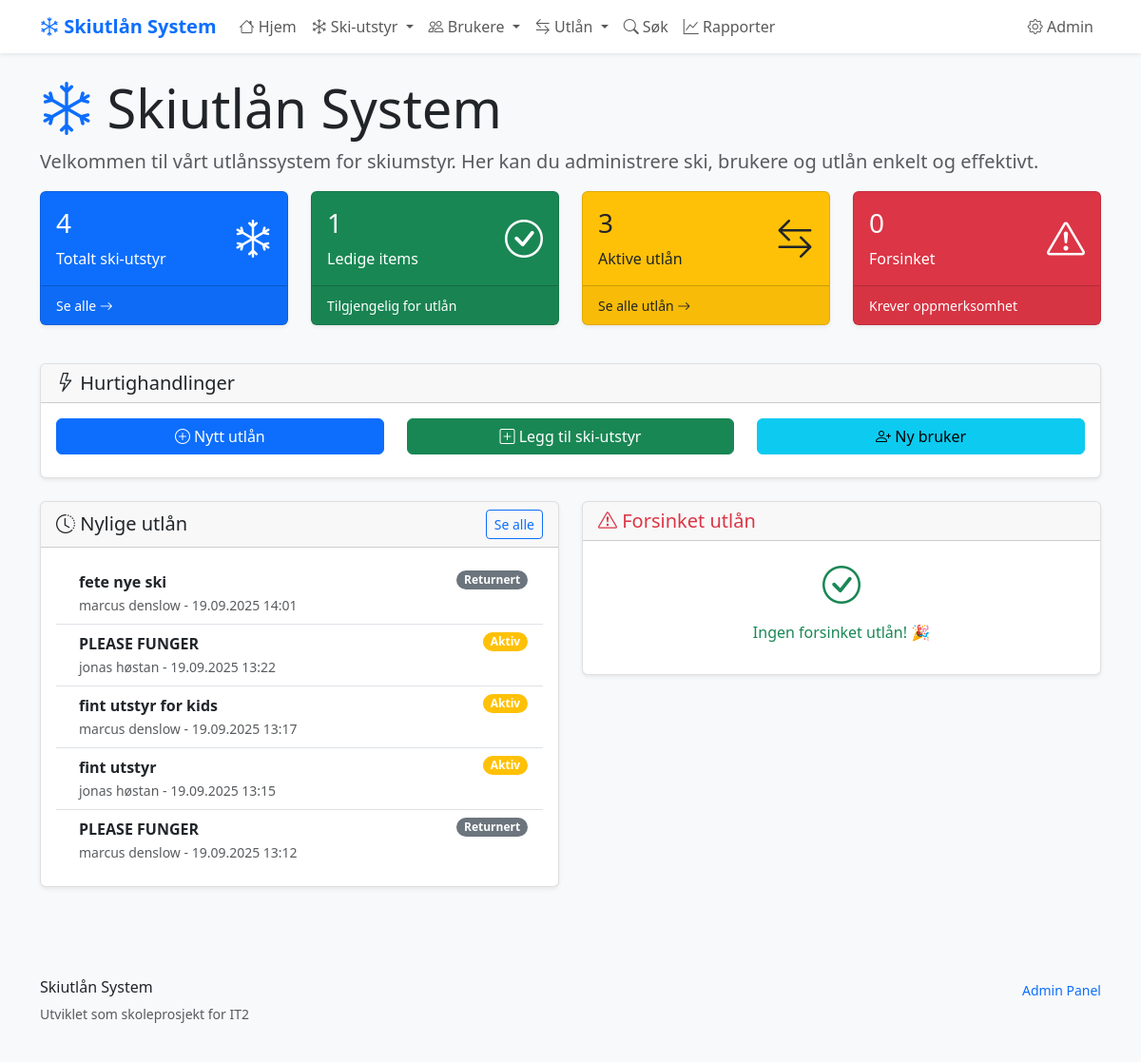
The page / on the database its author committed.
### skiutlan/models.py (models this page shows, shortened)
class Utlan(models.Model):
    bruker = models.ForeignKey(Bruker, on_delete=models.CASCADE)
    ski_item = models.ForeignKey(SkiItem, on_delete=models.CASCADE)
    utlant_dato = models.DateTimeField(auto_now_add=True)
    planlagt_retur = models.DateField()
    returnert_dato = models.DateTimeField(blank=True, null=True)
    @property
    def er_aktivt(self):
        return self.returnert_dato is None

class SkiItem(models.Model):
    SKI_TYPES = [
        ('alpinski', 'Alpinski'),
        ('langrenn', 'Langrennsski'),
        ('snowboard', 'Snowboard'),
        ('stovler', 'Skistøvler'),
        ('staver', 'Skistaver'),
    ]
    navn = models.CharField(max_length=100, help_text="Navn på ski-elementet")
    type_ski = models.CharField(
        max_length=20,
        choices=SKI_TYPES,
        help_text="Type ski-element"
    )
    storrelse = models.IntegerField(
        validators=[MinValueValidator(1), MaxValueValidator(300)],
        help_text="Størrelse i cm for ski/staver, EU-størrelse for støvler"
    )
    tilstand = models.CharField(
        max_length=20,
        choices=[
            ('utmerket', 'Utmerket'),
            ('god', 'God'),
            ('slitt', 'Slitt'),
            ('reparasjon', 'Trenger reparasjon'),
        ],
        default='god'
    )
    opprettet = models.DateTimeField(auto_now_add=True)
    oppdatert = models.DateTimeField(auto_now=True)
    class Meta:
        verbose_name = "Ski-element"
        verbose_name_plural = "Ski-elementer"
        ordering = ['type_ski', 'storrelse']  # Sorterer automatisk

class Bruker(models.Model):
    fornavn = models.CharField(max_length=50)
    etternavn = models.CharField(max_length=50)
    telefon = models.CharField(
        max_length=15,
        unique=True,  # Hver bruker må ha unikt telefonnummer
        help_text="Telefonnummer med landkode (+47)"
    )
    epost = models.EmailField(blank=True, null=True)
    registrert = models.DateTimeField(auto_now_add=True)
    class Meta:
        verbose_name = "Bruker"
        verbose_name_plural = "Brukere"
        ordering = ['etternavn', 'fornavn']
    @property
    def fullt_navn(self):
        return f"{self.fornavn} {self.etternavn}"

### skiutlan/views.py (the view)
# urls.py: path('', views.hjem, name='hjem'),
def hjem(request):
    context = {
        'totalt_ski_items': SkiItem.objects.count(),
        'ledige_items': SkiItem.objects.exclude(id__in=Utlan.objects.filter(returnert_dato__isnull=True).values_list('ski_item_id', flat=True)).count(),
        'aktive_utlan': Utlan.objects.filter(returnert_dato__isnull=True).count(),
        'forsinket_utlan': Utlan.objects.filter(returnert_dato__isnull=True, planlagt_retur__lt=date.today())[:5],
        'nylige_utlan': Utlan.objects.order_by('-utlant_dato')[:5],
    }
    return render(request, 'skiutlan/hjem.html', context)

### skiutlan/templates/skiutlan/hjem.html (shortened to what this page needs)
{% extends 'skiutlan/base.html' %}
{% block header %}
<div class="row">
    <div class="col">
        <h1 class="display-4">
            <i class="bi bi-snow text-primary"></i>
            Skiutlån System
        </h1>
        <p class="lead text-muted">
            Velkommen til vårt utlånssystem for skiumstyr.
            Her kan du administrere ski, brukere og utlån enkelt og effektivt.
        </p>
    </div>
</div>
{% endblock %}
{% block content %}
<div class="row mb-4">
    <div class="col-md-3 mb-3">
        <div class="card bg-primary text-white">
            <div class="card-body">
                <div class="d-flex justify-content-between">
                    <div>
                        <h3 class="card-title">{{ totalt_ski_items|default:0 }}</h3>
                        <p class="card-text">Totalt ski-utstyr</p>
                    </div>
                    <div class="align-self-center">
                        <i class="bi bi-snow fs-1"></i>
                    </div>
                </div>
            </div>
            <div class="card-footer">
                <a href="{% url 'skiutlan:ski_item_liste' %}" class="text-white text-decoration-none">
                    <small>Se alle <i class="bi bi-arrow-right"></i></small>
                </a>
            </div>
        </div>
    </div>
    <div class="col-md-3 mb-3">
        <div class="card bg-success text-white">
            <div class="card-body">
                <div class="d-flex justify-content-between">
                    <div>
                        <h3 class="card-title">{{ ledige_items|default:0 }}</h3>
                        <p class="card-text">Ledige items</p>
                    </div>
                    <div class="align-self-center">
                        <i class="bi bi-check-circle fs-1"></i>
                    </div>
                </div>
            </div>
            <div class="card-footer">
                <small>Tilgjengelig for utlån</small>
            </div>
        </div>
    </div>
    <div class="col-md-3 mb-3">
        <div class="card bg-warning text-dark">
            <div class="card-body">
                <div class="d-flex justify-content-between">
                    <div>
                        <h3 class="card-title">{{ aktive_utlan|default:0 }}</h3>
                        <p class="card-text">Aktive utlån</p>
                    </div>
                    <div class="align-self-center">
                        <i class="bi bi-arrow-left-right fs-1"></i>
                    </div>
                </div>
            </div>
            <div class="card-footer">
                <a href="{% url 'skiutlan:utlan_liste' %}" class="text-dark text-decoration-none">
                    <small>Se alle utlån <i class="bi bi-arrow-right"></i></small>
                </a>
            </div>
        </div>
    </div>
    <div class="col-md-3 mb-3">
        <div class="card bg-danger text-white">
            <div class="card-body">
                <div class="d-flex justify-content-between">
                    <div>
                        <h3 class="card-title">{{ forsinket_utlan|length|default:0 }}</h3>
                        <p class="card-text">Forsinket</p>
                    </div>
                    <div class="align-self-center">
                        <i class="bi bi-exclamation-triangle fs-1"></i>
                    </div>
                </div>
            </div>
            <div class="card-footer">
                <small>Krever oppmerksomhet</small>
            </div>
        </div>
    </div>
</div>
<div class="row mb-4">
    <div class="col">
        <div class="card">
            <div class="card-header">
                <h5 class="card-title mb-0">
                    <i class="bi bi-lightning"></i>
                    Hurtighandlinger
                </h5>
            </div>
            <div class="card-body">
                <div class="row">
                    <div class="col-md-4 mb-2">
                        <a href="{% url 'skiutlan:utlan_opprett' %}" class="btn btn-primary w-100">
                            <i class="bi bi-plus-circle"></i>
                            Nytt utlån
                        </a>
                    </div>
                    <div class="col-md-4 mb-2">
                        <a href="{% url 'skiutlan:ski_item_opprett' %}" class="btn btn-success w-100">
                            <i class="bi bi-plus-square"></i>
                            Legg til ski-utstyr
                        </a>
                    </div>
                    <div class="col-md-4 mb-2">
                        <a href="{% url 'skiutlan:bruker_opprett' %}" class="btn btn-info w-100">
                            <i class="bi bi-person-plus"></i>
                            Ny bruker
                        </a>
                    </div>
                </div>
            </div>
        </div>
    </div>
</div>
<div class="row">
    <div class="col-md-6 mb-4">
        <div class="card">
            <div class="card-header d-flex justify-content-between align-items-center">
                <h5 class="card-title mb-0">
                    <i class="bi bi-clock-history"></i>
                    Nylige utlån
                </h5>
                <a href="{% url 'skiutlan:utlan_liste' %}" class="btn btn-sm btn-outline-primary">Se alle</a>
            </div>
            <div class="card-body">
                {% if nylige_utlan %}
                    <div class="list-group list-group-flush">
                        {% for utlan in nylige_utlan %}
                            <div class="list-group-item d-flex justify-content-between align-items-start">
                                <div class="ms-2 me-auto">
                                    <div class="fw-bold">{{ utlan.ski_item.navn }}</div>
                                    <small class="text-muted">
                                        {{ utlan.bruker.fullt_navn }} -
                                        {{ utlan.utlant_dato|date:"d.m.Y H:i" }}
                                    </small>
                                </div>
                                <span class="badge bg-{% if utlan.er_aktivt %}warning{% else %}secondary{% endif %} rounded-pill">
                                    {% if utlan.er_aktivt %}Aktiv{% else %}Returnert{% endif %}
                                </span>
                            </div>
                        {% endfor %}
                    </div>
                {% else %}
                    <p class="text-muted">Ingen nylige utlån å vise.</p>
                {% endif %}
            </div>
        </div>
    </div>
    <div class="col-md-6 mb-4">
        <div class="card">
            <div class="card-header d-flex justify-content-between align-items-center">
                <h5 class="card-title mb-0 text-danger">
                    <i class="bi bi-exclamation-triangle"></i>
                    Forsinket utlån
                </h5>
            </div>
            <div class="card-body">
                {% if forsinket_utlan %}
                    <div class="list-group list-group-flush">
                        {% for utlan in forsinket_utlan %}
                            <div class="list-group-item d-flex justify-content-between align-items-start">
                                <div class="ms-2 me-auto">
                                    <div class="fw-bold text-danger">{{ utlan.ski_item.navn }}</div>
                                    <small class="text-muted">
                                        {{ utlan.bruker.fullt_navn }} -
                                        Skulle vært returnert {{ utlan.planlagt_retur|date:"d.m.Y" }}
                                    </small>
                                </div>
                                <a href="{% url 'skiutlan:utlan_detalj' utlan.id %}" class="btn btn-sm btn-outline-danger">
                                    Kontakt
                                </a>
                            </div>
                        {% endfor %}
                    </div>
                {% else %}
                    <div class="text-center text-success">
                        <i class="bi bi-check-circle fs-1"></i>
                        <p class="mt-2">Ingen forsinket utlån! 🎉</p>
                    </div>
                {% endif %}
            </div>
        </div>
    </div>
</div>
{% endblock %}

### skiutlan/templates/skiutlan/base.html (style rules this page uses)
:root { --primary-color: #0d6efd; --secondary-color: #6c757d; --success-color: #198754; --warning-color: #ffc107; --danger-color: #dc3545; }
body { font-family: 'Segoe UI', Tahoma, Geneva, Verdana, sans-serif; background-color: #f8f9fa; }
.card { box-shadow: 0 0.125rem 0.25rem rgba(0, 0, 0, 0.075); border: 1px solid rgba(0, 0, 0, 0.125); }

### rows shown on the page
Utlan: ski_item.navn "fete nye ski", bruker.fullt_navn "marcus denslow", utlant_dato "19.09.2025 14:01", shows "Returnert"
Utlan: ski_item.navn "PLEASE FUNGER", bruker.fullt_navn "jonas høstan", utlant_dato "19.09.2025 13:22", shows "Aktiv"
Utlan: ski_item.navn "fint utstyr for kids", bruker.fullt_navn "marcus denslow", utlant_dato "19.09.2025 13:17", shows "Aktiv"
Utlan: ski_item.navn "fint utstyr", bruker.fullt_navn "jonas høstan", utlant_dato "19.09.2025 13:15", shows "Aktiv"
Utlan: ski_item.navn "PLEASE FUNGER", bruker.fullt_navn "marcus denslow", utlant_dato "19.09.2025 13:12", shows "Returnert"

### other values the page prints
{{ totalt_ski_items|default:0 }} "4"
{{ ledige_items|default:0 }} "1"
{{ aktive_utlan|default:0 }} "3"
{{ forsinket_utlan|length|default:0 }} "0"
